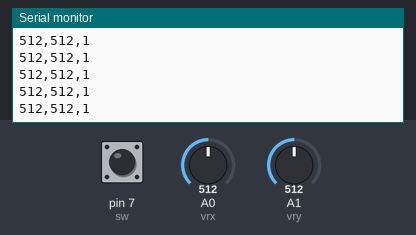
A sketch run on a simulated Arduino Uno, built with avr-gcc and run on an emulated ATmega328P. Parts: the last lines printed to the serial monitor. The inputs (shaded band) are chosen by the test bench; at power-on: A0 (vrx) = 512, A1 (vry) = 512, pin 7 (sw) HIGH.

Above: at 1.2 s.
1.3 s: A0 (vrx) set to 716
At 1.31 s:
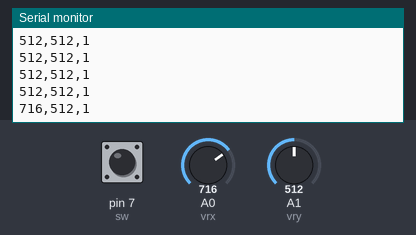
2.8 s: A1 (vry) set to 716
At 2.82 s:
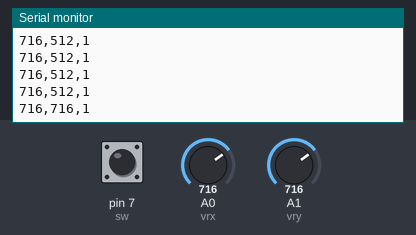
4.3 s: pin 7 (sw) pulled LOW for 0.15 s
At 4.33 s:
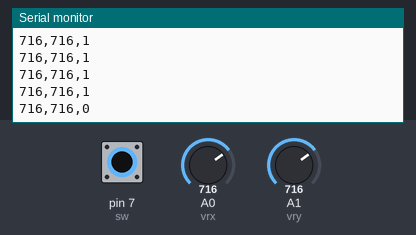
5.9 s: A0 (vrx) set to 900
At 5.94 s:
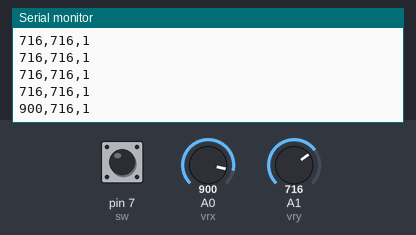
7.4 s: pin 7 (sw) pulled LOW for 1 s
At 7.45 s:
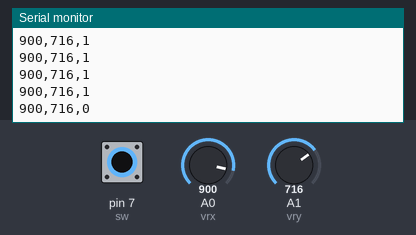
9.9 s: A1 (vry) set to 0
At 9.97 s:
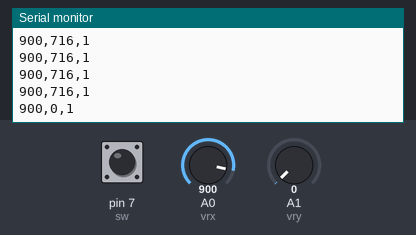
Timing chart, 0 to 12.9 s (numbered marks = the images above; inputs shaded):
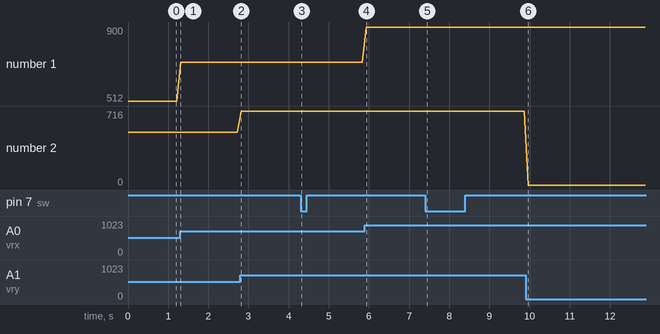

Measured:
- after the input at 1.3 s, the serial monitor: prints a new line at once (image 1)
- after the input at 2.8 s, the serial monitor: prints a new line at once (image 2)
- after the input at 4.3 s, the serial monitor: prints a new line at once (image 3)
- after the input at 5.9 s, the serial monitor: prints a new line at once (image 4)
- after the input at 7.4 s, the serial monitor: prints a new line after 0.05 s (image 5)
- after the input at 9.9 s, the serial monitor: prints a new line after 0.06 s (image 6)
- plotted number 1: 512 → 716 after the input at 1.3 s, 716 → 900 after the input at 5.9 s

The sketch:

Joystick.ino
```cpp
// Sample Code: Joystick only
#include <Servo.h>

int vrx = A0; // Joystick X-axis
int vry = A1; // Joystick Y-axis
int sw = 7;   // Joystick button

void setup() {
    pinMode(vrx, INPUT);
    pinMode(vry, INPUT);
    pinMode(sw, INPUT);
    Serial.begin(9600);
}

void loop() {
    int x = analogRead(vrx);
    int y = analogRead(vry);
    int z = digitalRead(sw);

    Serial.print(x);
    Serial.print(",");
    Serial.print(y);
    Serial.print(",");
    Serial.println(z);

    delay(100);
}
```
